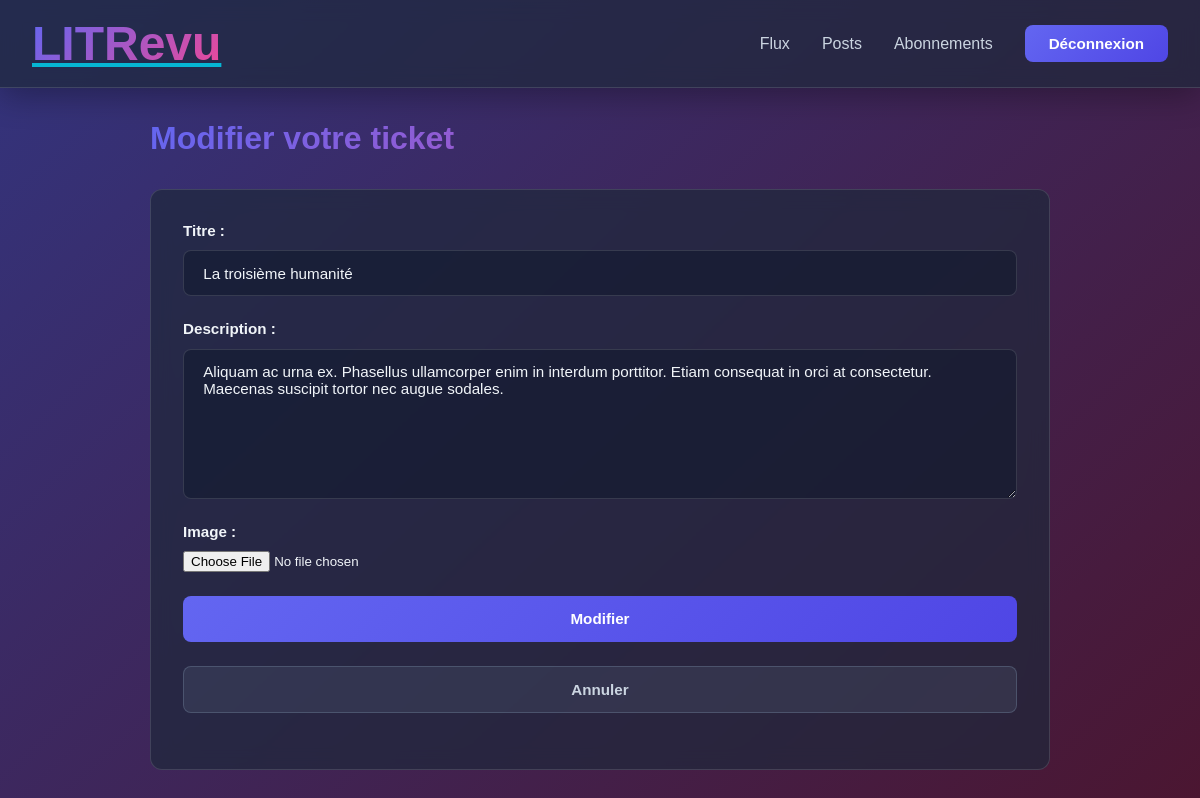
Page /reviews/tickets/38/modify/ (signed in) on the committed database.
### reviews/models.py (models this page shows, shortened)
class Ticket(models.Model):
    title = models.CharField(max_length=128)
    description = models.TextField(max_length=2048)
    user = models.ForeignKey(
        settings.AUTH_USER_MODEL,
        on_delete=models.CASCADE
    )
    image = models.ImageField(upload_to="tickets/", null=True, blank=True)
    time_created = models.DateTimeField(auto_now_add=True)

### reviews/views.py (the view, shortened to what this page needs)
# urls.py: path("tickets/<int:pk>/modify/", TicketUpdateView.as_view(),
class TicketUpdateView(UserTestCustom, UpdateView):
    template_name = 'reviews/ticket_form.html'
    success_url = reverse_lazy('reviews:feed')
    model = Ticket
    form_class = TicketForm

### reviews/forms.py
class TicketForm(forms.ModelForm):
    class Meta:
        model = Ticket
        fields = ['title', 'description', 'image']
        widgets = {
            'title': forms.TextInput(attrs={
                'placeholder': 'Title'
            }),
            'description': forms.Textarea(attrs={
                'rows': 3,
                'placeholder': 'Description',
            }),
            'image': forms.FileInput(attrs={
                'placeholder': 'Image'
            })
        }
        labels = {
            'title': 'Titre',
            'description': 'Description',
        }

### reviews/views.py (called while the page is built)
    def test_func(self):
        element = self.get_object()
        return element.user == self.request.user

### reviews/templates/reviews/ticket_form.html (shortened to what this page needs)
{% extends 'base.html' %}
{% load static %}
{% block extra_css %}
    <link rel="stylesheet" href="{% static 'reviews/css/ticket.css' %}">
{% endblock %}
{% block content %}
    <div class ="ticket-form">
        <h2>
            {% if object %}Modifier votre ticket{% else %}Créer un ticket{% endif %}
        </h2>
        <form method="post" enctype="multipart/form-data">
            {{ form.as_p }}
            <button type="submit">
                {% if object %}Modifier{% else %}Publier{% endif %}
            </button>
            <a href="{% if object %}{% url 'reviews:posts' %}{% else %}{% url 'reviews:feed' %}{% endif %}">Annuler</a>
        </form>
    </div>
{% endblock %}

### static/css/base.css (style rules this page uses)
* { margin: 0; padding: 0; box-sizing: border-box; }
:root { --primary: #6366f1; --primary-dark: #4f46e5; --secondary: #ec4899; --bg-dark: #0f172a; --bg-light: #1e293b; --glass-bg: rgba(30, 41, 59, 0.7); --glass-border: rgba(255, 255, 255, 0.125); --text-primary: #f1f5f9; --text-secondary: #cbd5e1; --accent: #06b6d4; }
html { scroll-behavior: smooth; }
body { font-family: 'Satoshi', sans-serif; background: linear-gradient(137deg,rgb(51, 52, 126) 0%, rgb(75, 22, 49) 100%); color: var(--text-primary); background-attachment: fixed; min-height: 100vh; }
button, .btn { background: linear-gradient(135deg, var(--primary), var(--primary-dark)); border: none; color: white; padding: 0.8rem 1.5rem; border-radius: 8px; cursor: pointer; font-weight: 600; transition: all 0.3s ease; font-family: inherit; font-size: 0.95rem; text-decoration: none; display: inline-block; }
a { color: var(--accent); transition: color 0.3s ease; }

### reviews/static/reviews/css/ticket.css (style rules this page uses)
.ticket-form { animation: fadeInUp 0.5s ease; max-width: 900px; margin: auto; }
.ticket-form h2 { font-size: 2rem; color: #f1f5f9; margin-bottom: 2rem; font-weight: 700; background: linear-gradient(135deg, #6366f1, #ec4899); -webkit-background-clip: text; -webkit-text-fill-color: transparent; background-clip: text; }
.ticket-form form { background: rgba(30, 41, 59, 0.7); backdrop-filter: blur(10px); border: 1px solid rgba(255, 255, 255, 0.125); border-radius: 12px; padding: 2rem; display: flex; flex-direction: column; gap: 0; }
.ticket-form form > * { margin-bottom: 1.5rem; }
.ticket-form form p { display: flex; flex-direction: column; gap: 0; }
.ticket-form form label { display: block; color: #f1f5f9; font-weight: 600; margin-bottom: 0.7rem; font-size: 0.95rem; }
.ticket-form form input[type="text"], .ticket-form form input[type="email"], .ticket-form form input[type="password"], .ticket-form form textarea { width: 100%; padding: 0.85rem 1.2rem; background: rgba(15, 23, 42, 0.5); border: 1px solid rgba(255, 255, 255, 0.125); border-radius: 8px; color: #f1f5f9; font-size: 0.95rem; font-family: 'Satoshi', sans-serif; transition: all 0.3s ease; resize: vertical; }
.ticket-form form textarea { min-height: 150px; }
.ticket-form button, .ticket-form a { padding: 0.9rem 2rem; border-radius: 8px; font-weight: 600; font-size: 0.95rem; text-decoration: none; transition: all 0.3s ease; display: inline-flex; align-items: center; justify-content: center; font-family: inherit; }
.ticket-form button { background: linear-gradient(135deg, #6366f1, #4f46e5); border: none; color: white; cursor: pointer; flex: 1.2; }
.ticket-form a { background: rgba(100, 116, 139, 0.2); color: #cbd5e1; border: 1px solid rgba(100, 116, 139, 0.5); flex: 1; }

### rows in the picture
Ticket: title "La troisième humanité", description "Aliquam ac urna ex. Phasellus ullamcorper enim in interdum porttitor. Etiam consequat in orci at consectetur. Maecenas suscipit tortor nec augue sodales."
